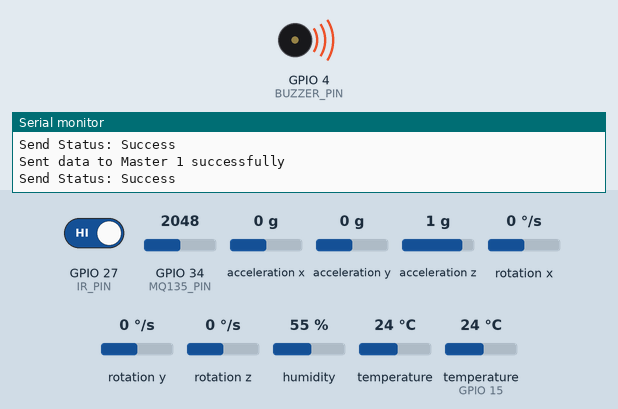
A sketch run on a simulated ESP32. On the bench: buzzer (waves = sounding, pin HIGH), the last lines printed to the serial monitor. The inputs (shaded band) are chosen by the test bench; at power-on: GPIO 34 (MQ135_PIN) = 2048, GPIO 27 (IR_PIN) HIGH, acceleration x 0 g, acceleration y 0 g, acceleration z 1 g, rotation x 0 °/s, rotation y 0 °/s, rotation z 0 °/s, humidity 55 %, temperature 24 °C, temperature (sensor on GPIO 15) 24 °C.

Above: at 2.8 s.
2.9 s: GPIO 34 (MQ135_PIN) set to 1548
5.6 s: GPIO 34 (MQ135_PIN) set to 1437
At 7.1 s:
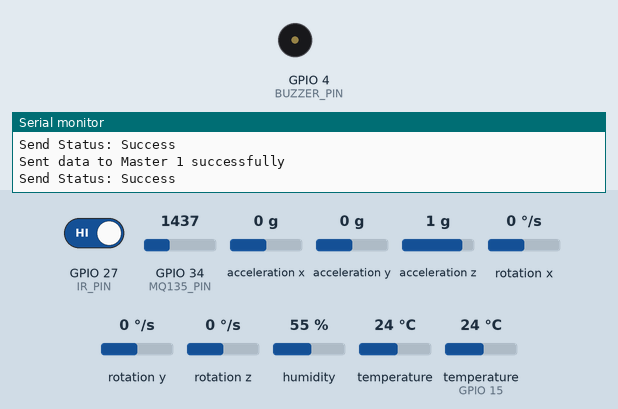
8.3 s: GPIO 34 (MQ135_PIN) set to 1540
At 10.8 s:
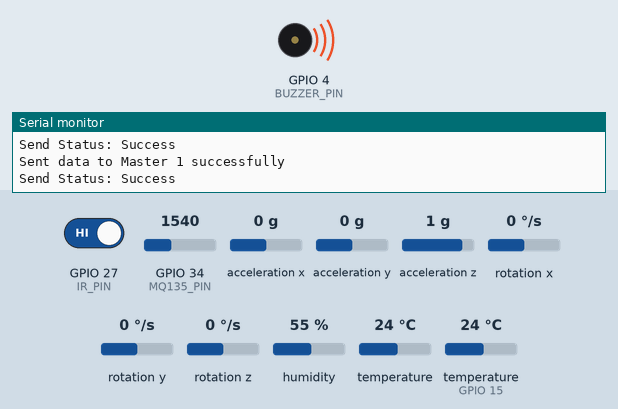
11.5 s: GPIO 34 (MQ135_PIN) set to 1460
At 12.6 s:
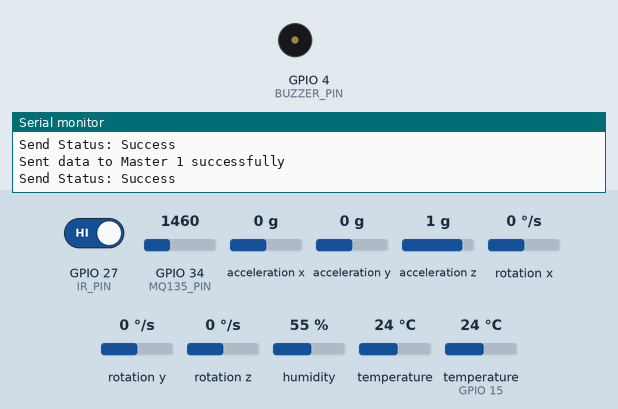
Timing chart, 0 to 14.5 s (numbered marks = the images above; inputs shaded):
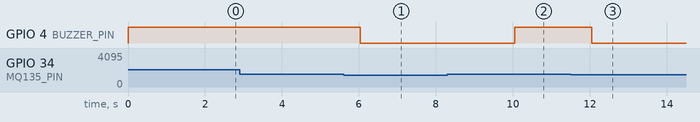

The sketch:

minor_helmet.ino
```cpp
/*
  ============================================================
  SMART HELMET - MINOR NODE (TRANSMITTER)
  ============================================================
  This code runs on EVERY minor's (worker's) helmet.

  What it does:
  1. Reads Temperature, Gas, IR, and Accelerometer sensors.
  2. Packs the readings into one "packet" of data.
  3. Sends that packet to MASTER 1 (the in-mine coordinator)
     using ESP-NOW (no WiFi/internet needed for this part).

  IMPORTANT: Every helmet must have its own unique HELMET_ID
  below, so Master 1 / Master 2 / Cloud can tell the helmets
  apart. Example: Helmet 1 -> HELMET_ID = 1, Helmet 2 -> 2, etc.
  ============================================================
*/

#include <esp_now.h>
#include <WiFi.h>
#include <DHT.h>
#include <Wire.h>
#include <Adafruit_MPU6050.h>
#include <Adafruit_Sensor.h>

// ---------- CHANGE THIS FOR EVERY HELMET ----------
#define HELMET_ID 1   // <-- Helmet 1 = 1, Helmet 2 = 2, Helmet 3 = 3 ...
// ---------------------------------------------------

// ---------- PIN DEFINITIONS ----------
#define DHTPIN 15
#define DHTTYPE DHT22
#define MQ135_PIN 34
#define IR_PIN 27
#define BUZZER_PIN 4

DHT dht(DHTPIN, DHTTYPE);
Adafruit_MPU6050 mpu;

// MAC address of MASTER 1 (the in-mine coordinator).
// Replace with Master 1's actual MAC address.
uint8_t master1Address[] = {0x08, 0xA6, 0x1D, 0x6C, 0x8C, 0x30};

// Alert thresholds - change these to whatever is safe for your mine
const int   GAS_THRESHOLD  = 1500;
const float FALL_THRESHOLD = 15.0;
const float TEMP_THRESHOLD = 40.0;

// ---------- DATA PACKET SENT OVER ESP-NOW ----------
// NOTE: This exact same structure must also exist in
// master1_inmine.ino and master2_gateway.ino
typedef struct struct_message {
  int   helmetID;             // which helmet this data came from
  float temperature;
  int   gasValue;
  int   irValue;
  int16_t ax, ay, az;         // accelerometer values

  // "Connected" flags let Master/Cloud know if a sensor is
  // physically attached, so missing sensors don't cause false alerts.
  bool tempConnected;
  bool gasConnected;
  bool irConnected;
  bool mpuConnected;
} struct_message;

struct_message outgoingData;

// Callback: tells us if our last ESP-NOW send worked or not
void onDataSent(const uint8_t *mac_addr, esp_now_send_status_t status) {
  Serial.print("Send Status: ");
  Serial.println(status == ESP_NOW_SEND_SUCCESS ? "Success" : "Fail");
}

void setup() {
  Serial.begin(115200);

  pinMode(IR_PIN, INPUT);
  pinMode(BUZZER_PIN, OUTPUT);
  digitalWrite(BUZZER_PIN, LOW);

  // ---- Sensor setup ----
  dht.begin();

  outgoingData.mpuConnected = mpu.begin();
  if (!outgoingData.mpuConnected) {
    Serial.println("MPU6050 not found - continuing without it");
  } else {
    mpu.setAccelerometerRange(MPU6050_RANGE_8_G);
  }

  // We are assuming DHT and IR are always connected.
  // If you want to auto-detect them too, you can add checks here.
  outgoingData.tempConnected = true;
  outgoingData.gasConnected  = true;
  outgoingData.irConnected   = true;

  // Fixed helmet ID for this board
  outgoingData.helmetID = HELMET_ID;

  // ---- ESP-NOW setup ----
  WiFi.mode(WIFI_STA);

  if (esp_now_init() != ESP_OK) {
    Serial.println("Error initializing ESP-NOW");
    return;
  }
  esp_now_register_send_cb(onDataSent);

  esp_now_peer_info_t peerInfo = {};
  memcpy(peerInfo.peer_addr, master1Address, 6);
  peerInfo.channel = 0;
  peerInfo.encrypt = false;

  if (esp_now_add_peer(&peerInfo) != ESP_OK) {
    Serial.println("Failed to add Master 1 as peer");
    return;
  }

  Serial.print("Minor Helmet #");
  Serial.print(HELMET_ID);
  Serial.println(" ready.");
}

void loop() {
  // ---- Read sensors ----
  float temp = dht.readTemperature();
  outgoingData.temperature = isnan(temp) ? 0 : temp;

  outgoingData.gasValue = analogRead(MQ135_PIN);
  outgoingData.irValue  = digitalRead(IR_PIN);

  if (outgoingData.mpuConnected) {
    sensors_event_t a, g, tempEvent;
    mpu.getEvent(&a, &g, &tempEvent);
    // Convert to int16 just to keep the packet small
    outgoingData.ax = (int16_t)(a.acceleration.x * 1000);
    outgoingData.ay = (int16_t)(a.acceleration.y * 1000);
    outgoingData.az = (int16_t)(a.acceleration.z * 1000);
  }

  // ---- Check for local danger, buzz immediately if found ----
  bool alert = false;

  if (outgoingData.gasConnected && outgoingData.gasValue > GAS_THRESHOLD) alert = true;
  if (outgoingData.tempConnected && outgoingData.temperature > TEMP_THRESHOLD) alert = true;
  if (outgoingData.irConnected && outgoingData.irValue == LOW) alert = true; // helmet not worn
  if (outgoingData.mpuConnected) {
    float axF = outgoingData.ax / 1000.0;
    float ayF = outgoingData.ay / 1000.0;
    float azF = outgoingData.az / 1000.0;
    if (abs(axF) > FALL_THRESHOLD || abs(ayF) > FALL_THRESHOLD || abs(azF) > FALL_THRESHOLD) {
      alert = true;
    }
  }

  digitalWrite(BUZZER_PIN, alert ? HIGH : LOW);

  // ---- Send the packet to Master 1 ----
  esp_err_t result = esp_now_send(master1Address, (uint8_t *) &outgoingData, sizeof(outgoingData));

  if (result == ESP_OK) {
    Serial.println("Sent data to Master 1 successfully");
  } else {
    Serial.println("Error sending data to Master 1");
  }

  delay(2000); // send every 2 seconds
}
```

Measured:
- the behaviour switches between 1501 and 1500 on GPIO 34 (MQ135_PIN) (found by bisection; images 0 and 1)
- after the input at 5.6 s, GPIO 4 (BUZZER_PIN): HIGH → LOW after 0.43 s
- after the input at 8.3 s, GPIO 4 (BUZZER_PIN): LOW → HIGH after 1.7 s
- after the input at 11.5 s, GPIO 4 (BUZZER_PIN): HIGH → LOW after 0.56 s
